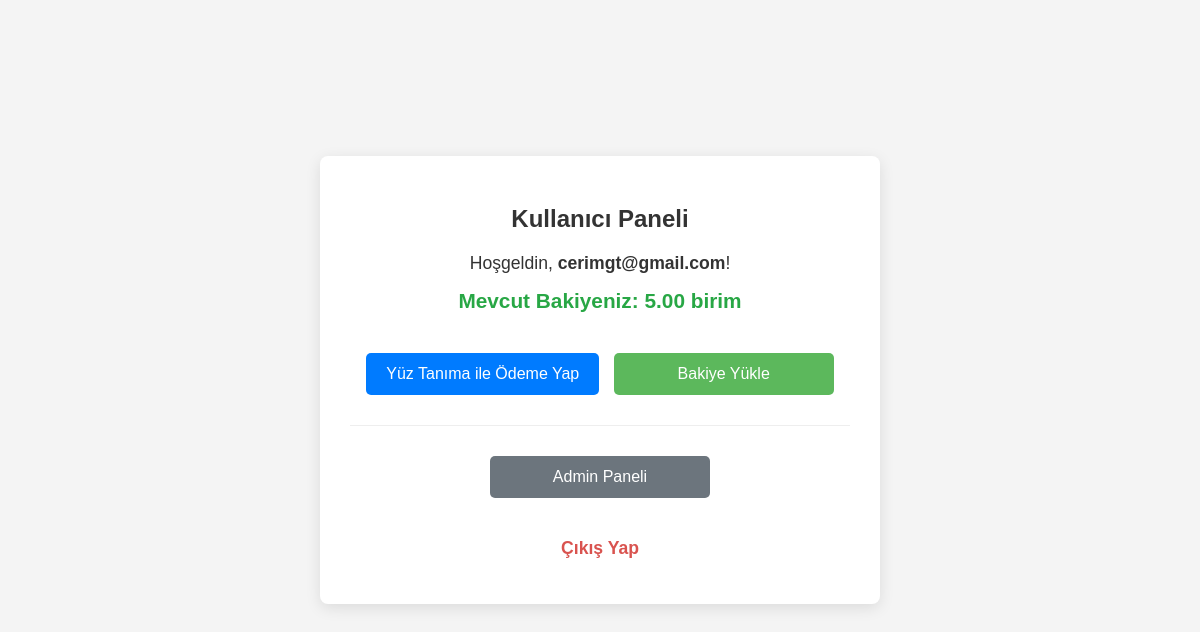
Page /dashboard (signed in) on the earlier database version.
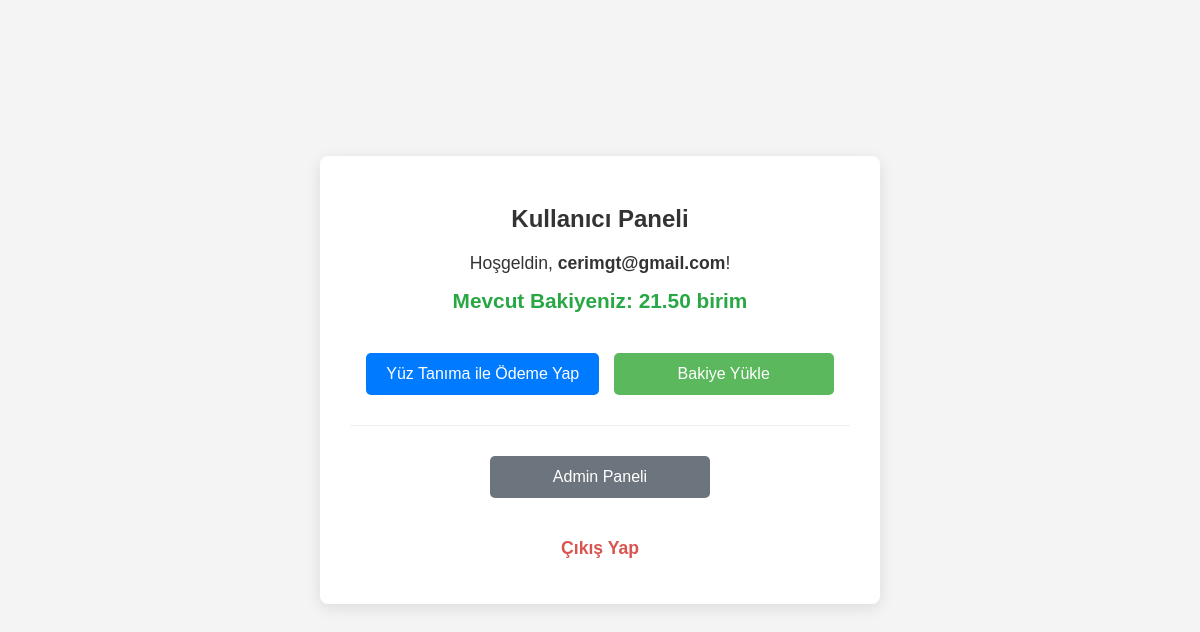
Same page on the later database version.
### src/app.py (models this page shows, shortened)
class User(UserMixin, db.Model):
    id = db.Column(db.Integer, primary_key=True)
    email = db.Column(db.String(120), index=True, unique=True, nullable=False)
    password_hash = db.Column(db.String(256), nullable=False)
    photo_filename = db.Column(db.String(255), nullable=True)
    embedding = db.Column(db.LargeBinary, nullable=True)
    balance = db.Column(db.Numeric(10, 2), nullable=False, default=Decimal('0.00'))
    is_admin = db.Column(db.Boolean, nullable=False, default=False)
    transactions = db.relationship('Transaction', backref='user', lazy='dynamic', cascade="all, delete-orphan")

### src/app.py (the view)
@app.route('/dashboard')
@login_required
def dashboard():
    return render_template('dashboard.html',
                           user_email=current_user.email,
                           current_balance=current_user.balance,
                           is_admin=current_user.is_admin)

### src/app.py (called while the page is built)
@app.after_request
def add_header(response):
    response.headers['Cache-Control'] = 'no-store, no-cache, must-revalidate, post-check=0, pre-check=0, max-age=0'
    response.headers['Pragma'] = 'no-cache'
    response.headers['Expires'] = '-1'
    return response

@login_manager.user_loader
def load_user(user_id):
    return db.session.get(User, int(user_id))

### src/templates/dashboard.html (shortened to what this page needs)
<!DOCTYPE html>
<html lang="tr">
<head>
</head>
<body>
    <div class="container">
        <h2>Kullanıcı Paneli</h2>
        <p>Hoşgeldin, <strong>{{ user_email }}</strong>!</p>
        <div class="balance-info">
            Mevcut Bakiyeniz: {{ "%.2f"|format(current_balance) }} birim
        </div>
        <div class="actions">
            <a href="{{ url_for('make_payment_page') }}" class="payment-link">Yüz Tanıma ile Ödeme Yap</a>
            <a href="{{ url_for('add_balance_page') }}" class="add-balance-link">Bakiye Yükle</a>
        </div>
        {% if is_admin %}
        <div class="admin-actions">
            <a href="{{ url_for('admin_dashboard') }}">Admin Paneli</a>
        </div>
        {% endif %}
        <p class="logout-link"><a href="{{ url_for('logout') }}">Çıkış Yap</a></p>
    </div>
</body>
</html>

Differences in the rows shown:
changed User "cerimgt@gmail.com": balance "5.00" → "21.50"
